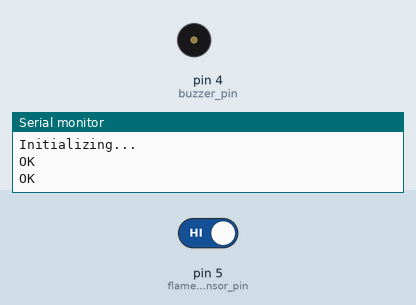
A sketch run on a simulated Arduino Uno, built with avr-gcc and run on an emulated ATmega328P. On the bench: buzzer (waves = sounding, pin HIGH), the last lines printed to the serial monitor. Inputs (shaded band) come from the test bench; at power-on: pin 5 (flame_sensor_pin) HIGH. The modem accepts every AT command (registered, SIM ready, sends succeed) and sends nothing else.

Above: at 3.2 s.
3.3 s: pin 5 (flame_sensor_pin) driven LOW
At 3.6 s:
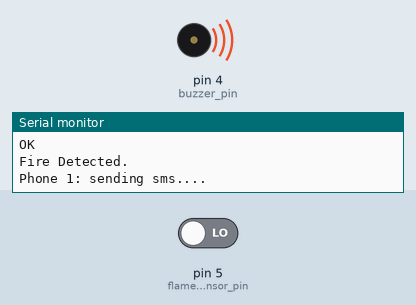
Timing chart, 0 to 6.3 s (numbered marks = the images above; inputs shaded):
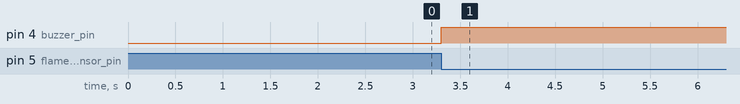

The sketch:

sim800l-fire-alarm.ino
```cpp
#include <SoftwareSerial.h>

//MMMMMMMMMMMMMMMMMMMMMMMMMMMMMMMMMMMMMMMMMMMMMMMMMMMMMMMMMMMMMMMMMM
//Alarm reciever's phone number with country code
const String PHONE_1 = "ENTER_PHONE_NUMBER_HERE";
const String PHONE_2 = ""; //optional
const String PHONE_3 = ""; //optional
//MMMMMMMMMMMMMMMMMMMMMMMMMMMMMMMMMMMMMMMMMMMMMMMMMMMMMMMMMMMMMMMMMM

//MMMMMMMMMMMMMMMMMMMMMMMMMMMMMMMMMMMMMMMMMMMMMMMMMMMMMMMMMMMMMMMMMM
#define rxPin 2
#define txPin 3
SoftwareSerial sim800L(rxPin,txPin);
//MMMMMMMMMMMMMMMMMMMMMMMMMMMMMMMMMMMMMMMMMMMMMMMMMMMMMMMMMMMMMMMMMM

//MMMMMMMMMMMMMMMMMMMMMMMMMMMMMMMMMMMMMMMMMMMMMMMMMMMMMMMMMMMMMMMMMM
#define flame_sensor_pin 5
//fire_flag = 0 means no fire detected
boolean fire_flag = 0;
//MMMMMMMMMMMMMMMMMMMMMMMMMMMMMMMMMMMMMMMMMMMMMMMMMMMMMMMMMMMMMMMMMM

//MMMMMMMMMMMMMMMMMMMMMMMMMMMMMMMMMMMMMMMMMMMMMMMMMMMMMMMMMMMMMMMMMM
#define buzzer_pin 4
//MMMMMMMMMMMMMMMMMMMMMMMMMMMMMMMMMMMMMMMMMMMMMMMMMMMMMMMMMMMMMMMMMM

void setup()
{
  //-----------------------------------------------------------------------------------
  //Begin serial communication: Arduino IDE (Serial Monitor)
  Serial.begin(115200);

  //-----------------------------------------------------------------------------------
  //Begin serial communication: SIM800L
  sim800L.begin(9600);

  //-----------------------------------------------------------------------------------
  pinMode(flame_sensor_pin, INPUT);

  //-----------------------------------------------------------------------------------
  pinMode(buzzer_pin, OUTPUT);
  digitalWrite(buzzer_pin,LOW);

  //----------------------------------------------------------------------------------
  Serial.println("Initializing...");
  //Once the handshake test is successful, it will back to OK
  sim800L.println("AT");
  delay(1000);
  sim800L.println("AT+CMGF=1");
  delay(1000);
  //-----------------------------------------------------------------------------------
}

void loop()
{
  while(sim800L.available()){
  Serial.println(sim800L.readString());
  }

  int flame_value = digitalRead(flame_sensor_pin);

  //MMMMMMMMMMMMMMMMMMMMMMMMMMMMMMMMMMMMMMMMMMMMMMMMMMMMMMMMMMMMMMMMMM
  //The fire is detected, trigger Alarm and send sms
  if(flame_value == LOW)
  {
    digitalWrite(buzzer_pin,HIGH);
    //----------------------------------------------------------------
    if(fire_flag == 0)
    {
      Serial.println("Fire Detected.");
      fire_flag == 1;
      send_multi_sms();
      make_multi_call();
    }
    //----------------------------------------------------------------
  }
  //MMMMMMMMMMMMMMMMMMMMMMMMMMMMMMMMMMMMMMMMMMMMMMMMMMMMMMMMMMMMMMMMMM
  //No fire is detected, turn OFF Alarm
  else
  {
    digitalWrite(buzzer_pin,LOW);
    fire_flag = 0;
  }
  //MMMMMMMMMMMMMMMMMMMMMMMMMMMMMMMMMMMMMMMMMMMMMMMMMMMMMMMMMMMMMMMMMM
}

//NNNNNNNNNNNNNNNNNNNNNNNNNNNNNNNNNNNNNNNNNNNNNNNNNNNNNNNNNNNNNNNNNNNNN
void send_multi_sms()
{
  if(PHONE_1 != ""){
    Serial.print("Phone 1: ");
    send_sms("Fire is Detected", PHONE_1);
  }
  if(PHONE_2 != ""){
    Serial.print("Phone 2: ");
    send_sms("Fire is Detected", PHONE_2);
  }
  if(PHONE_3 != ""){
    Serial.print("Phone 3: ");
    send_sms("Fire is Detected", PHONE_3);
  }
}
//NNNNNNNNNNNNNNNNNNNNNNNNNNNNNNNNNNNNNNNNNNNNNNNNNNNNNNNNNNNNNNNNNNNNN

//NNNNNNNNNNNNNNNNNNNNNNNNNNNNNNNNNNNNNNNNNNNNNNNNNNNNNNNNNNNNNNNNNNNNN
void make_multi_call()
{
  if(PHONE_1 != ""){
    Serial.print("Phone 1: ");
    make_call(PHONE_1);
  }
  if(PHONE_2 != ""){
    Serial.print("Phone 2: ");
    make_call(PHONE_2);
  }
  if(PHONE_3 != ""){
    Serial.print("Phone 3: ");
    make_call(PHONE_3);
  }
}
//NNNNNNNNNNNNNNNNNNNNNNNNNNNNNNNNNNNNNNNNNNNNNNNNNNNNNNNNNNNNNNNNNNNNN

//NNNNNNNNNNNNNNNNNNNNNNNNNNNNNNNNNNNNNNNNNNNNNNNNNNNNNNNNNNNNNNNNNNNNN
void send_sms(String text, String phone)
{
    Serial.println("sending sms....");
    delay(50);
    sim800L.print("AT+CMGF=1\r");
    delay(1000);
    sim800L.print("AT+CMGS=\""+phone+"\"\r");
    delay(1000);
    sim800L.print(text);
    delay(100);
    sim800L.write(0x1A); //ascii code for ctrl-26 //Serial2.println((char)26); //ascii code for ctrl-26
    delay(5000);
}
//NNNNNNNNNNNNNNNNNNNNNNNNNNNNNNNNNNNNNNNNNNNNNNNNNNNNNNNNNNNNNNNNNNNNN

//NNNNNNNNNNNNNNNNNNNNNNNNNNNNNNNNNNNNNNNNNNNNNNNNNNNNNNNNNNNNNNNNNNNNN
void make_call(String phone)
{
    Serial.println("calling....");
    sim800L.println("ATD"+phone+";");
    delay(20000); //20 sec delay
    sim800L.println("ATH");
    delay(1000); //1 sec delay
}
```

Measured:
- after the input at 3.3 s, pin 4 (buzzer_pin): LOW → HIGH at once
